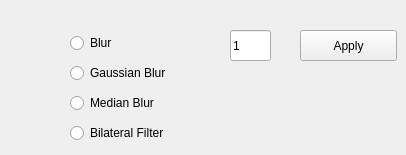
   <widget class="QWidget" name="tab_2">
    <attribute name="title">
     <string>Smoothing</string>
    </attribute>
    <widget class="QRadioButton" name="radioButtonBlur">
     <property name="geometry">
      <rect>
       <x>70</x>
       <y>30</y>
       <width>109</width>
       <height>26</height>
      </rect>
     </property>
     <property name="text">
      <string>Blur</string>
     </property>
    </widget>
    <widget class="QRadioButton" name="radioButtonGauss">
     <property name="geometry">
      <rect>
       <x>70</x>
       <y>60</y>
       <width>121</width>
       <height>26</height>
      </rect>
     </property>
     <property name="text">
      <string>Gaussian Blur</string>
     </property>
    </widget>
    <widget class="QRadioButton" name="radioButtonMedian">
     <property name="geometry">
      <rect>
       <x>70</x>
       <y>90</y>
       <width>109</width>
       <height>26</height>
      </rect>
     </property>
     <property name="text">
      <string>Median Blur</string>
     </property>
    </widget>
    <widget class="QRadioButton" name="radioButtonBilateral">
     <property name="geometry">
      <rect>
       <x>70</x>
       <y>120</y>
       <width>121</width>
       <height>26</height>
      </rect>
     </property>
     <property name="text">
      <string>Bilateral Filter</string>
     </property>
    </widget>
    <widget class="QLineEdit" name="SmoothSizelineEdit">
     <property name="geometry">
      <rect>
       <x>230</x>
       <y>30</y>
       <width>41</width>
       <height>31</height>
      </rect>
     </property>
     <property name="text">
      <string>1</string>
     </property>
    </widget>
    <widget class="QPushButton" name="pushButton">
     <property name="geometry">
      <rect>
       <x>300</x>
       <y>30</y>
       <width>97</width>
       <height>31</height>
      </rect>
     </property>
     <property name="text">
      <string>Apply</string>
     </property>
    </widget>
   </widget>
